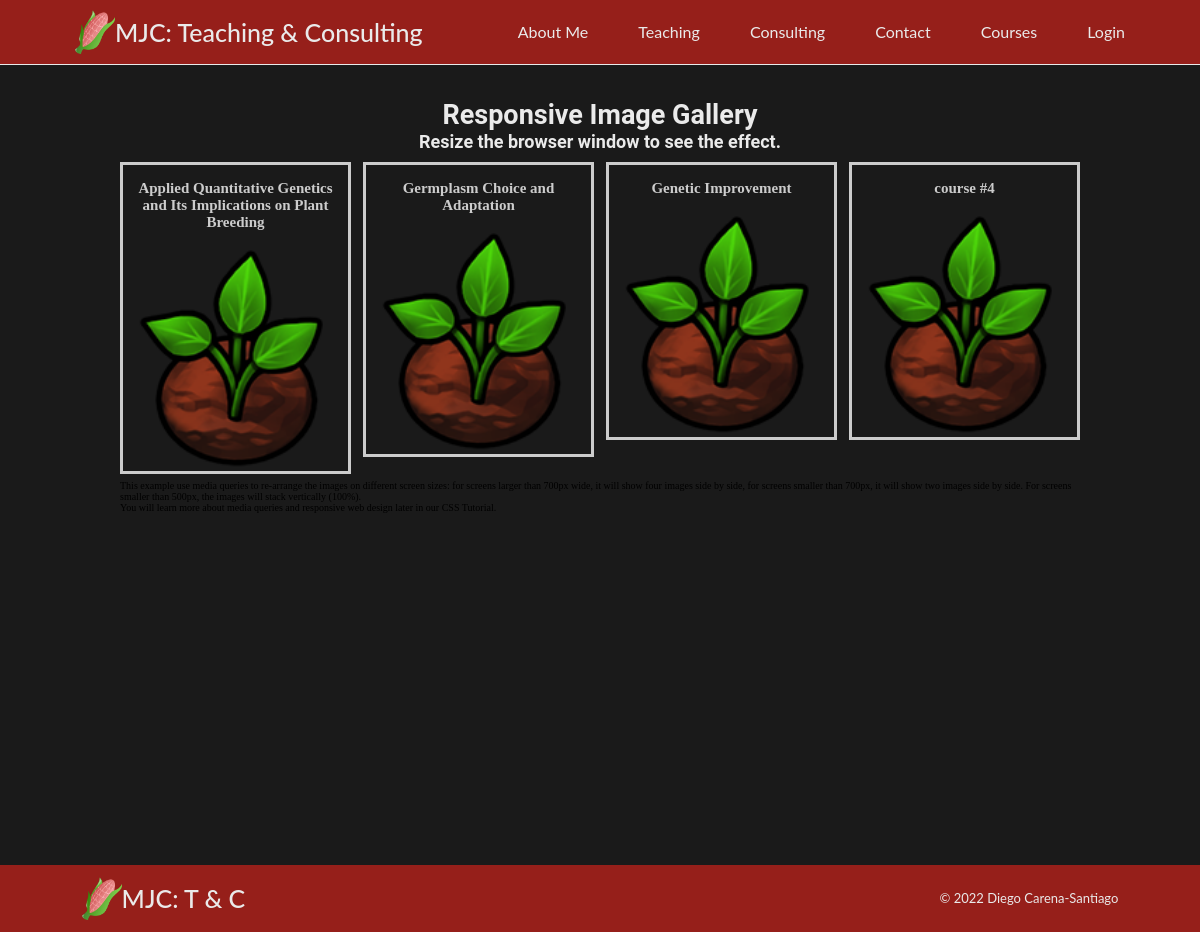
/courses.php, run on the app's committed database.
### tables this page shows
CREATE TABLE `courses` (
  `id` int(11) NOT NULL,
  `title` varchar(100) DEFAULT NULL,
  `objectives` text DEFAULT NULL,
  `description` text DEFAULT NULL,
  `evaluation` text DEFAULT NULL,
  `img` varchar(20) DEFAULT NULL,
  `prereq` text DEFAULT NULL
);

### courses.php (the view, shortened to what this page needs)
<html lang="en">
    <head>
        <link rel="stylesheet" href="css/courses.css" />
        <link rel="stylesheet" href="css/style.css" />
    </head>
    <body>
      <?php include('components/header.php');?>
        <div class="section">
        <div class="wrapper">
            <div class="span_3_of_3">
                <h2>Responsive Image Gallery</h2>
                <h4>Resize the browser window to see the effect.</h4>
            </div>
<?php
    include('setup.php');
    $sql = "Select * from courses";
    $result = $conn->query($sql);
if ($result->num_rows > 0) {
  while($row = $result->fetch_assoc()) {
        $courseid = $row["id"];
        $title = $row["title"];
        $img = $row["img"];
?>
<div class="responsive">
  <div class="gallery">
    <a target="_blank" href="details.php?courseid=<?php print $courseid;?>">
            <div class="desc">
        <h2><?php print $title;?></h2>
      </div>
      <img src="images/<?php print $img;?>" alt="<?php print $title;?>">
    </a>
  </div>
</div>
<?php
  }
} else {
  echo "0 results";
}
    ?>
<div class="clearfix"></div>
<div style="padding:6px;">
  <p>This example use media queries to re-arrange the images on different screen sizes: for screens larger than 700px wide, it will show four images side by side, for screens smaller than 700px, it will show two images side by side. For screens smaller than 500px, the images will stack vertically (100%).</p>
  <p>You will learn more about media queries and responsive web design later in our CSS Tutorial.</p>
</div>
        </div>
        </div>
        <footer>
            <?php include('components/footer.php');?>
        </footer>
    </body>
</html>

### components/header.php (shortened to what this page needs)
<header class="header">
    <div class="wrapper">
        <nav class="navbar">
                <a href="/mjc_ct/index.php" class="logo"><img class="logo-image" src="images/Logo.png">MJC: Teaching & Consulting</a>
            <ul class="nav-menu">
                <li class="nav-item">
                    <a href="/mjc_ct/About-Me.php" class="nav-link">About Me</a>
                </li>
                <li class="nav-item">
                    <a href="/mjc_ct/Teaching.php" class="nav-link">Teaching</a>
                </li>
                <li class="nav-item">
                    <a href="/mjc_ct/Consulting.php" class="nav-link">Consulting</a>
                </li>
                <li class="nav-item">
                    <a href="/mjc_ct/Contact.php" class="nav-link">Contact</a>
                </li>
                <li class="nav-item">
                    <a href="/mjc_ct/courses.php" class="nav-link">Courses</a>
                </li>
              <?php if (!isset($_SESSION['loggedin'])) { ?>
                 <li class="nav-item">
				    <a href="/mjc_ct/login/login.php" class="nav-link">Login</a>
                </li>
       <?php  } ?>
            </ul>
        </nav>
    </div>
</header>

### components/footer.php
<link href="css/style.css" rel="stylesheet" />
    <footer>
        <div class="wrapper">
            <div class="container">
                <div class="footer-container">
                    <div class="footer-logo">
                        <img
                             alt="image"
                             src="./images/Logo.png"
                             class="logo-image"
                       />
                        <h2 class="logo">
                            <span>MJC: T & C</span>
                        </h2>
                    </div>
                </div>
                <div class="copyright">
                    <div>
                        <span>
                            <span>© 2022 Diego Carena-Santiago</span>
                        </span>
                    </div>
                </div>
            </div>
        </div>
    </footer>

### css/courses.css (style rules this page uses)
div.gallery { border: 3px solid #ccc; }
div.gallery img { width: 100%; height: auto; }
div.desc { padding: 15px; text-align: center; color: #ccc; }
.responsive { padding: 0 6px; float: left; width: 24.99999%; }
.clearfix:after { content: ""; display: table; clear: both; }

### css/style.css (style rules this page uses)
:root { --dl-color-paleyellow: #fffef3ff; --dl-color-red: #961f1aff; --dl-color-grey: #cbcbcbff; --dl-color-black: #1a1a1aff; --dl-color-green: #7c7d5bff; --dl-color-white: #eaeaeaff; }
* { margin: 0; padding: 0; box-sizing: border-box; }
.section { clear: both; padding: 0px; margin: 0px; width: 100%; height: 100%; background-color: var(--dl-color-black); padding-left: 5%; padding-right: 5%; overflow: hidden; padding-top: 2%; padding-bottom: 2%; }
.span_3_of_3 { width: 100%; font-size: 1.8rem; font-family: 'Roboto', sans-serif; text-align: center; color: var(--dl-color-white); padding: 1rem; }
body { width: 100%; height: 100%; }
html { font-size: 62.5%; }
li { list-style: none; }
a { text-decoration: none; }
.header { background-color: var(--dl-color-red); border-bottom: 1px solid var(--dl-color-white); font-family: 'Lato', sans-serif; }
.wrapper { width: 90%; height: auto; margin: auto; clear: both; overflow: auto; }
.navbar { display: flex; justify-content: space-between; align-items: center; padding: 1rem 1.5rem; }
.nav-menu { display: flex; justify-content: space-between; align-items: center; }
.nav-item { margin-left: 5rem; }
.nav-link { font-size: 1.6rem; font-weight: 400; color: var(--dl-color-white); }
.logo { display: flex; align-items: center; font-size: 2.5rem; font-weight: 500; color: var(--dl-color-white); }
.logo-image { width: 4rem; }
footer { font-family: 'Lato', sans-serif; width: 100%; justify-content: space-between; background-color: var(--dl-color-red); padding-top: .5%; padding-bottom: .5%; clear: both; }
.container { display: flex; align-items: center; justify-content: space-between; }
.footer-container { width: auto; height: auto; padding-left: 2%; margin-bottom: 0px; flex-direction: row; }
.footer-logo { display: flex; align-items: center; }
.copyright { width: auto; height: 100%; display: flex; padding-right: 2%; flex-direction: row; color: var(--dl-color-white); font-size: 1.3rem; }

### data on the page
courses: title "Applied Quantitative Genetics and Its Implications on Plant Breeding", img (picture)
courses: title "Germplasm Choice and Adaptation", img (picture)
courses: title "Genetic Improvement", img (picture)
courses: title "course #4", img (picture)
